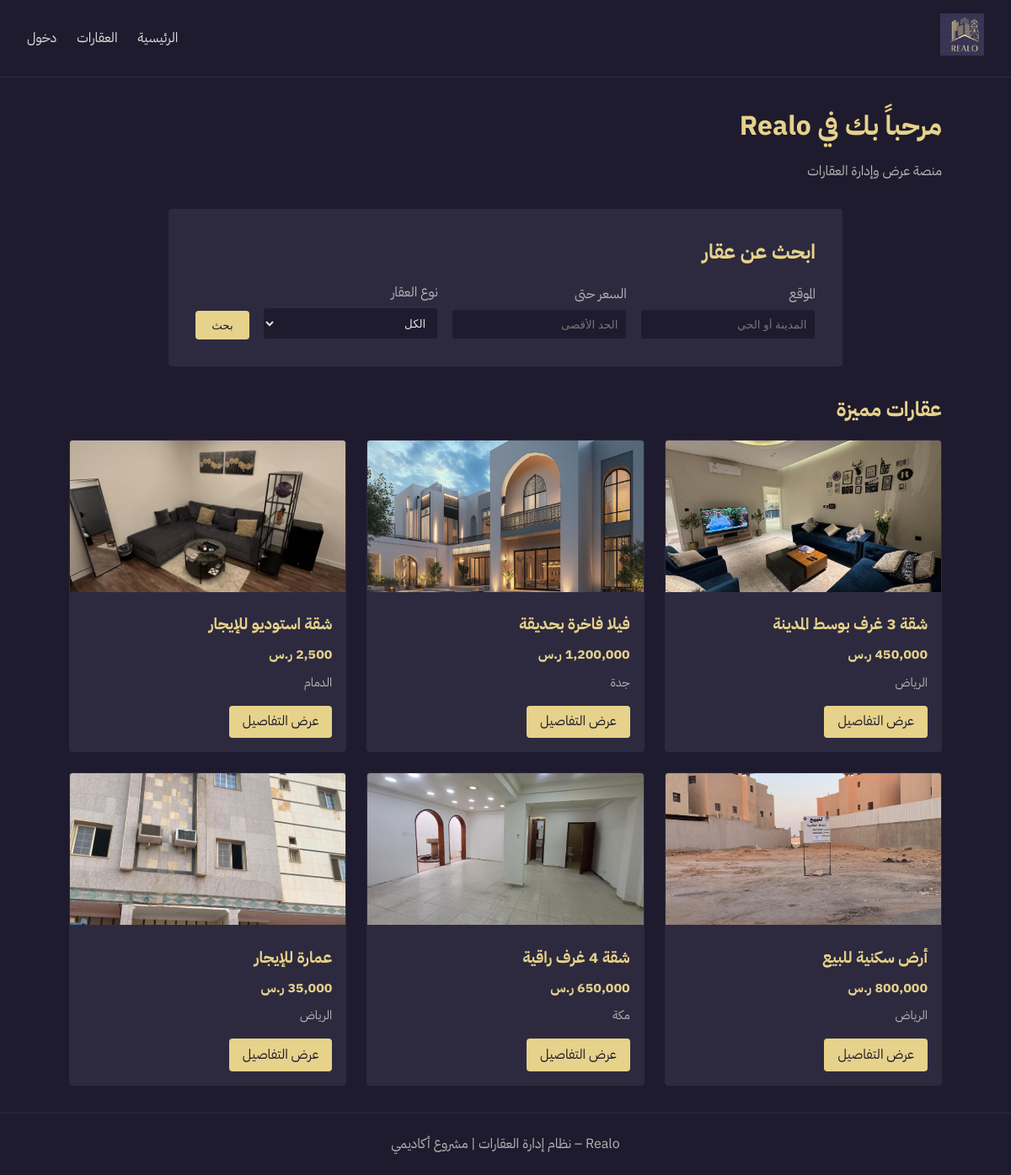
The page / on the database its author committed.
### tables this page shows
CREATE TABLE properties (
    id INT AUTO_INCREMENT PRIMARY KEY,
    title VARCHAR(200) NOT NULL,
    price INT NOT NULL,
    location VARCHAR(150) NOT NULL,
    type VARCHAR(50) NOT NULL,
    description TEXT,
    image VARCHAR(255)
);

### index.php (the view, shortened to what this page needs)
<?php
require_once 'config.php';
$result = mysqli_query($conn, "SELECT * FROM properties LIMIT 6");
$properties = [];
while ($row = mysqli_fetch_assoc($result)) {
    $properties[] = $row;
}
?>
<?php include 'includes/header.php'; ?>
<div class="container">
    <h1 class="section-title">مرحباً بك في Realo</h1>
    <p style="color: #b5b5b5; margin-bottom: 2rem;">منصة عرض وإدارة العقارات</p>
    <section class="search-section">
        <h2>ابحث عن عقار</h2>
        <form class="search-form" action="properties.php" method="get">
            <div>
                <label>الموقع</label>
                <input type="text" name="location" placeholder="المدينة أو الحي">
            </div>
            <div>
                <label>السعر حتى</label>
                <input type="number" name="max_price" placeholder="الحد الأقصى">
            </div>
            <div>
                <label>نوع العقار</label>
                <select name="type">
                    <option value="">الكل</option>
                </select>
            </div>
            <div>
                <button type="submit">بحث</button>
            </div>
        </form>
    </section>
    <h2 class="section-title">عقارات مميزة</h2>
    <div class="properties-grid">
        <?php foreach ($properties as $prop): ?>
        <div class="property-card">
            <?php
            $img_path = 'assets/images/properties/' . $prop['image'];
            if (!empty($prop['image']) && file_exists($img_path)):
            ?>
                <img src="<?php echo $img_path; ?>" alt="<?php echo htmlspecialchars($prop['title']); ?>">
            <?php else: ?>
                <div style="height: 180px; background-color: #2d2a3f; display: flex; align-items: center; justify-content: center; color: #b5b5b5;">لا توجد صورة</div>
            <?php endif; ?>
            <div class="card-content">
                <h3><?php echo htmlspecialchars($prop['title']); ?></h3>
                <div class="price"><?php echo number_format($prop['price']); ?> ر.س</div>
                <div class="location"><?php echo htmlspecialchars($prop['location']); ?></div>
                <a href="property.php?id=<?php echo $prop['id']; ?>" class="btn">عرض التفاصيل</a>
            </div>
        </div>
        <?php endforeach; ?>
    </div>
</div>
<?php include 'includes/footer.php'; ?>

### includes/header.php (shortened to what this page needs)
<?php
$base = (strpos($_SERVER['SCRIPT_NAME'], '/admin/') !== false || strpos($_SERVER['SCRIPT_NAME'], '\\admin\\') !== false) ? '../' : '';
?>
<!DOCTYPE html>
<html lang="ar" dir="rtl">
<head>
    <link rel="stylesheet" href="<?php echo $base; ?>css/style.css">
</head>
<body>
    <header>
        <a href="<?php echo $base; ?>index.php">
            <img src="<?php echo $base; ?>assets/images/logo.png" alt="Realo" class="logo">
        </a>
        <nav>
            <a href="<?php echo $base; ?>index.php">الرئيسية</a>
            <a href="<?php echo $base; ?>properties.php">العقارات</a>
            <?php if (isset($_SESSION['user'])): ?>
                <?php if ($_SESSION['user']['role'] == 'admin'): ?>
                    <a href="<?php echo $base; ?>admin/dashboard.php">لوحة التحكم</a>
                <?php endif; ?>
                <a href="<?php echo $base; ?>logout.php">خروج</a>
            <?php else: ?>
                <a href="<?php echo $base; ?>login.php">دخول</a>
            <?php endif; ?>
        </nav>
    </header>

### includes/footer.php
    <footer>
        <p>Realo – نظام إدارة العقارات | مشروع أكاديمي</p>
    </footer>
</body>
</html>

### css/style.css (style rules this page uses)
* { margin: 0; padding: 0; box-sizing: border-box; }
body { font-family: 'IBM Plex Sans Arabic', 'Segoe UI', sans-serif; background-color: #1f1b2e; color: #e0e0e0; line-height: 1.6; min-height: 100vh; }
a { color: #e6d28a; text-decoration: none; }
header { background-color: #1f1b2e; border-bottom: 1px solid #2d2a3f; padding: 1rem 2rem; display: flex; justify-content: space-between; align-items: center; }
header .logo { height: 50px; }
header nav { display: flex; gap: 1.5rem; }
header nav a { color: #e0e0e0; }
footer { background-color: #1f1b2e; border-top: 1px solid #2d2a3f; padding: 1.5rem 2rem; text-align: center; color: #b5b5b5; margin-top: auto; }
.container { max-width: 1100px; margin: 0 auto; padding: 2rem; }
.search-section { background-color: #2d2a3f; padding: 2rem; border-radius: 4px; margin: 2rem auto; max-width: 800px; }
.search-section h2 { color: #e6d28a; margin-bottom: 1rem; }
.search-form { display: grid; grid-template-columns: 1fr 1fr 1fr auto; gap: 1rem; align-items: end; }
.search-form label { display: block; margin-bottom: 0.3rem; color: #b5b5b5; }
.search-form input, .search-form select { width: 100%; padding: 0.6rem; background-color: #1f1b2e; border: 1px solid #2d2a3f; color: #e0e0e0; border-radius: 4px; }
.search-form button { padding: 0.6rem 1.2rem; background-color: #e6d28a; color: #1f1b2e; border: none; border-radius: 4px; cursor: pointer; }
.properties-grid { display: grid; grid-template-columns: repeat(auto-fill, minmax(280px, 1fr)); gap: 1.5rem; }
.property-card { background-color: #2d2a3f; border: 1px solid #2d2a3f; border-radius: 4px; overflow: hidden; }
.property-card img { width: 100%; height: 180px; object-fit: cover; background-color: #1f1b2e; }
.property-card .card-content { padding: 1rem; }
.property-card h3 { color: #e6d28a; margin-bottom: 0.5rem; }
.property-card .price { color: #e6d28a; font-weight: bold; margin-bottom: 0.5rem; }
.property-card .location { color: #b5b5b5; font-size: 0.9rem; margin-bottom: 0.5rem; }
.property-card .btn { display: inline-block; margin-top: 0.5rem; padding: 0.4rem 1rem; background-color: #e6d28a; color: #1f1b2e; border-radius: 4px; }
form button { padding: 0.7rem 1.2rem; background-color: #e6d28a; color: #1f1b2e; border: none; border-radius: 4px; cursor: pointer; }
.section-title { color: #e6d28a; margin-bottom: 1rem; }

### rows shown on the page
properties: image (picture), title "شقة 3 غرف بوسط المدينة", location "الرياض"
properties: image (picture), title "فيلا فاخرة بحديقة", price "1,200,000", location "جدة"
properties: image (picture), title "شقة استوديو للإيجار", location "الدمام"
properties: image (picture), title "أرض سكنية للبيع", location "الرياض"
properties: image (picture), title "شقة 4 غرف راقية", price "650,000", location "مكة"
properties: image (picture), title "عمارة للإيجار", location "الرياض"
